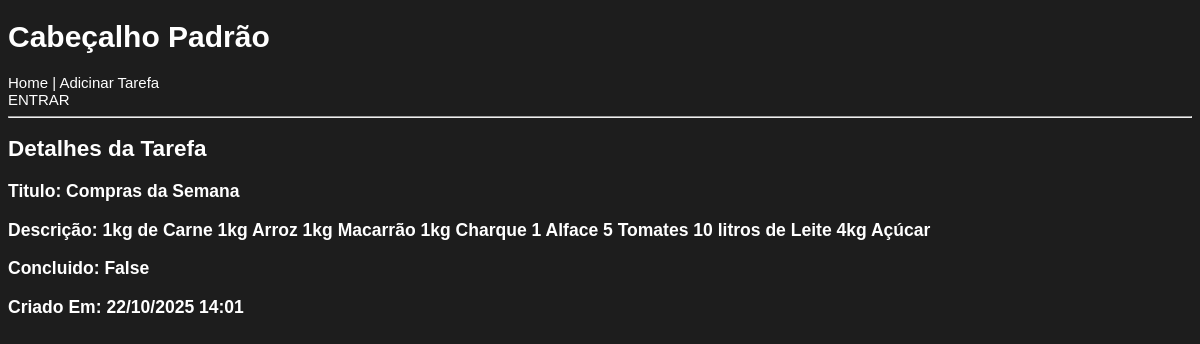
/tarefas/tarefa/1/, run on the app's committed database.
### tarefas/models.py (models this page shows, shortened)
class Tarefa(models.Model):
    titulo = models.CharField(max_length=100) #Titulo da tarefa com limite de 100 caracteres
    descricao = models.TextField(blank=True) #Descrição detralhada da tarefa, pode ser deixada em branco
    concluida = models.BooleanField(default=False) #Indica se a tarefa foi concluida.
    criada_em = models.DateTimeField(auto_now_add=True) #Data e Hora em que a tarefa foi criada
    usuario = models.ForeignKey(User, on_delete=models.CASCADE) #Relaciona a tarefa a um usuário específico
    etiquetas = models.ManyToManyField(Etiqueta, blank=True) #Relaciona a tarefa a múltiplas etiquetas, pode ser deixada em branco
    class Meta:
        permissions = [
            ("can_view_all_tarefas", "Can view tasks from all users")
        ]

### tarefas/views.py (the view)
# urls.py: path('tarefa/<int:id>/', views.tarefa, name='individual'),
def tarefa(request, id):
    tarefa = get_object_or_404(Tarefa, pk=id)
    return render(request, 'tarefas/tarefa.html', {'tarefa' : tarefa})

### tarefas/templates/tarefas/tarefa.html (shortened to what this page needs)
{% extends 'tarefas/base.html' %}
    {% block corpo %}
    <h2>Detalhes da Tarefa</h2>
    <h3>Titulo: {{ tarefa.titulo }}</h3>
    <h3>Descrição: {{ tarefa.descricao }}</h3>
    <h3>Concluido: {{ tarefa.concluida }}</h3>
    <h3>Criado Em: {{ tarefa.criada_em|date:'d/n/Y H:i' }}</h3>
    {% endblock %}

### tarefas/static/tarefas/style.css (style rules this page uses)
body { font-family: Arial, Helvetica, sans-serif; font-size: 15px; background-color: #1d1d1d; color: #FFFF; }
h1, h2, h3 { font-weight: bold; }

### data on the page
Tarefa: titulo "Compras da Semana", descricao "1kg de Carne 1kg Arroz 1kg Macarrão 1kg Charque 1 Alface 5 Tomates 10 litros de Leite 4kg Açúcar", concluida "False", criada_em "22/10/2025 14:01"
